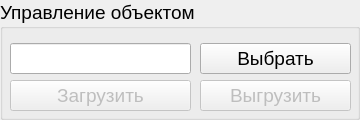
         <widget class="QGroupBox" name="groupBox_ObjManage">
          <property name="sizePolicy">
           <sizepolicy hsizetype="Preferred" vsizetype="Preferred">
            <horstretch>0</horstretch>
            <verstretch>0</verstretch>
           </sizepolicy>
          </property>
          <property name="minimumSize">
           <size>
            <width>350</width>
            <height>120</height>
           </size>
          </property>
          <property name="maximumSize">
           <size>
            <width>360</width>
            <height>120</height>
           </size>
          </property>
          <property name="font">
           <font>
            <pointsize>14</pointsize>
           </font>
          </property>
          <property name="title">
           <string>Управление объектом</string>
          </property>
          <widget class="QLineEdit" name="lineEdit_file">
           <property name="geometry">
            <rect>
             <x>10</x>
             <y>43</y>
             <width>181</width>
             <height>31</height>
            </rect>
           </property>
           <property name="locale">
            <locale language="English" country="UnitedStates"/>
           </property>
           <property name="readOnly">
            <bool>false</bool>
           </property>
          </widget>
          <widget class="QPushButton" name="pushButton_load">
           <property name="enabled">
            <bool>false</bool>
           </property>
           <property name="geometry">
            <rect>
             <x>10</x>
             <y>80</y>
             <width>181</width>
             <height>31</height>
            </rect>
           </property>
           <property name="text">
            <string>Загрузить</string>
           </property>
          </widget>
          <widget class="QPushButton" name="pushButton_unload">
           <property name="enabled">
            <bool>false</bool>
           </property>
           <property name="geometry">
            <rect>
             <x>200</x>
             <y>80</y>
             <width>151</width>
             <height>31</height>
            </rect>
           </property>
           <property name="text">
            <string>Выгрузить</string>
           </property>
          </widget>
          <widget class="QPushButton" name="pushButton_choose">
           <property name="geometry">
            <rect>
             <x>200</x>
             <y>43</y>
             <width>151</width>
             <height>31</height>
            </rect>
           </property>
           <property name="text">
            <string>Выбрать</string>
           </property>
          </widget>
         </widget>
